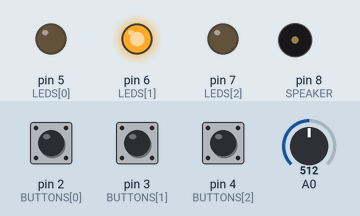
Simulated run of this sketch. Board: Arduino Uno, built with avr-gcc and run on an emulated ATmega328P. Parts: output pins drawn as LEDs (lit = HIGH), buzzer (waves = sounding). Dashed ring = blinking. Inputs (shaded band) come from the test bench; at power-on: pin 2 (BUTTONS[0]) HIGH, pin 4 (BUTTONS[2]) HIGH, pin 3 (BUTTONS[1]) HIGH, A0 = 512. Random numbers use the default seed unless the sketch sets one.

Above: at 1.2 s.
1.3 s: pin 2 (BUTTONS[0]) pulled LOW for 0.15 s
4.4 s: pin 4 (BUTTONS[2]) pulled LOW for 1 s
At 6.1 s:
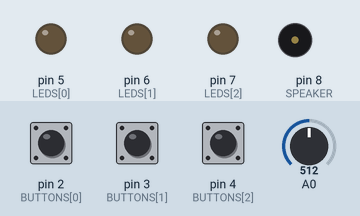
8.4 s: pin 2 (BUTTONS[0]) pulled LOW for 1 s
At 9.2 s:
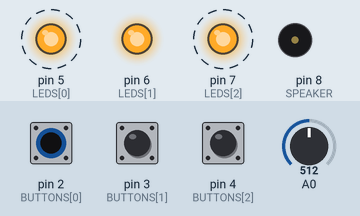
11.9 s: pin 3 (BUTTONS[1]) pulled LOW for 1 s
At 13.2 s:
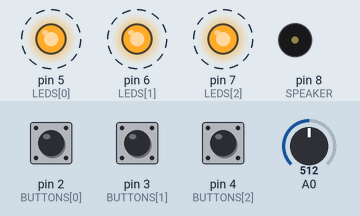
15.9 s: pin 2 (BUTTONS[0]) pulled LOW for 3.2 s
20.9 s: pin 2 (BUTTONS[0]) driven LOW and pin 4 (BUTTONS[2]) driven LOW
At 25.5 s:
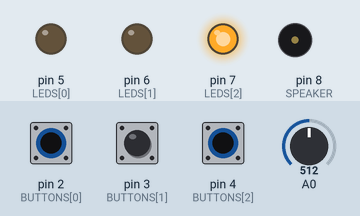
Timing chart, 0 to 31.3 s (numbered marks = the images above; inputs shaded):
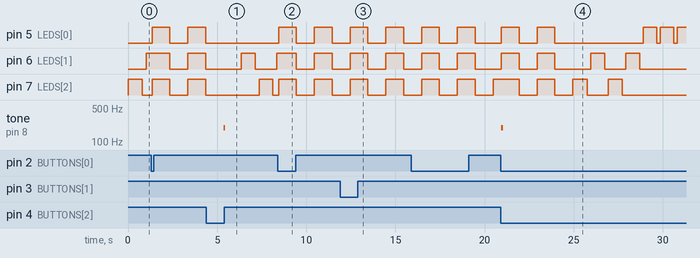

Measured:
- after the input at 4.4 s, tone on pin 8 (SPEAKER): silent → 196 Hz after 0.96 s, → silent 0.10 s later
- after the input at 8.4 s, pin 7 (LEDS[2]): alternates HIGH for 1.0 s and LOW for 1.0 s, starting after 0.05 s
- after the input at 11.9 s, pin 5 (LEDS[0]): alternates HIGH for 1.0 s and LOW for 1.0 s, starting after 0.56 s
- after the input at 20.9 s, tone on pin 8 (SPEAKER): silent → 196 Hz after 0.05 s, → silent 0.10 s later
- by itself, pin 5 (LEDS[0]): alternates HIGH for 1.0 s and LOW for 1.0 s

The sketch:

5_s14_reaction_game.ino
```cpp
/*
*

REACTION GAME: https://mehackit.org/en/courses/electronics_and_programming_basics/02-switch-stuff-on-and-off/04-exercise-2/


* Arduino Speed Test Game
* Mehackit 2017
*
* CC-BY-2.0
*
*/

/*
 *  Length of the random sequence
 *  The type of this variable is "const int".
 *  "const" means that the value is constant: it doesn't change
 *  during the execution of the program.
*/
const int MAX_LEVEL = 100;

int sequence[MAX_LEVEL]; // Create array for the random sequence

// This variable states the current "level"
int questionIndex;
// This variable states the current answer from the player
int answerIndex;

/*
 * These two variables are used for the time intervals between
 * blinking new lights. The type is "unsigned long". Unsigned means
 * that the variables contain only positive values and long means
 * the variable fits more bits than an int.
 *
 * int is capable of containing at least 16 bits (from −32,767 to 32,767)
 * and unsigned long 32 bits (from 0 to 4,294,967,295). This is important
 * as we're storing ammounts of milliseconds into these variables
*/
unsigned long showNewQuestionAt = 0;
unsigned long interval = 1000;
unsigned long turnLastLedOfAt = 0;

const int LEDS[] = {5,6,7}; // array of pin numbers for leds
const int SPEAKER = 8; // pin number for piezo buzzer
const int NOTES[] = {131, 165, 196}; // array of note values for tone-function
const int BUTTONS[] = {2,3,4}; // array of pin numbers for buttons

/*
 *  These two variables are used for a short delay between reading the
 *  values of the buttons. This helps with the reliability and flickering
 *  of the buttons.
*/
long lastDebounceTimes[] = {0,0,0};
const long debounceDelay = 50;
/*
 * These boolean (0 or 1) variables are used to detect when the button goes
 * from not being pressed to being pressed
*/
bool lastButtonStates[] = {HIGH, HIGH, HIGH};

// Set pin modes and start the game by calling the startGame function.
// This code only runs once.
void setup() {
  pinMode(LEDS[0], OUTPUT);
  pinMode(LEDS[1], OUTPUT);
  pinMode(LEDS[2], OUTPUT);
  pinMode(BUTTONS[0], INPUT_PULLUP);
  pinMode(BUTTONS[1], INPUT_PULLUP);
  pinMode(BUTTONS[2], INPUT_PULLUP);
  startGame();
}

/*
 * If question level is equal to MAX_LEVEL player won the game
 * Otherwise:
 * 1) Check if it's time to show the next light
 * 2) Check if its time to turn off the last light
 * 3) Process user input:
 *   a) If the input is correct, advance answerIndex
 *   b) If the inspus is incorrect game is over
 */
void loop() {
  if (questionIndex >= MAX_LEVEL) {
    gameWon();
  }
  unsigned long now = millis();

  if(now > showNewQuestionAt){ // Check if it's time to show next light
    playNextInSequence(); // Show next light in the sequence
  }
  if(now > turnLastLedOfAt) {
    turnAllLedsOff(); // turn all leds off
  }

  // isButtonPressed function returns the number of the pressed button
  // or -1 if no button is pressed
  // here the returned value is stored to a variable called button
  int button = isButtonPressed();

  if(button >= 0) { // if button is positive, a button is pressed
    if(sequence[answerIndex] == button){ // check if the answer is right
      answerIndex = answerIndex + 1; // increment the answerIndex variable
      tone(SPEAKER, NOTES[button], 100); // play a tone
      turnAllLedsOff(); // turn all leds off
    } else {
      gameOver(); // end the game if the answer is wrong
    }
  }
}

// show next led for the player
void playNextInSequence() {
  /*
   * LEDS[] is an array containing all the pin numbers for leds.
   * LEDS[0] returns the pin for the first led etc. Sequence[questionIndex]
   * returns the current led number. LEDS[sequence[questionIndex]] combines
   * these two and returns the pin number of current led.
   */
  digitalWrite(LEDS[sequence[questionIndex]], HIGH);
  // Increase the questionIndex by 1
  questionIndex++;
  // Set the time for next question
  showNewQuestionAt = millis() + interval;
  // Set time to turn the led off
  turnLastLedOfAt = showNewQuestionAt - 200;
  // Speed up 10 percent
  interval = interval - 10;
}

// Turn all leds off
void turnAllLedsOff() {
  for(int i=0; i<3; i++){ // loop through values 0,1 and 2
    digitalWrite(LEDS[i], LOW); // turn each led off
  }
}

// Start game by generating a random sequence and reseting the variables
void startGame() {
  randomSeed(analogRead(0)); //seed with somewhat random value
  // fill the sequence array with random values
  for(int i=0; i<MAX_LEVEL; i++){
    sequence[i] = random(0, 3);
  }
  // reset variables
  questionIndex = 0;
  answerIndex = 0;
  interval = 1000;
}

void gameWon() {
  while(true) {
    digitalWrite(LEDS[0], HIGH);
    digitalWrite(LEDS[1], HIGH);
    digitalWrite(LEDS[2], HIGH);
  }
}

// Indicate ending of the game by blinking all leds.
//Start the game again by calling the startGame function
void gameOver() {
  digitalWrite(LEDS[0], HIGH);
  digitalWrite(LEDS[1], HIGH);
  digitalWrite(LEDS[2], HIGH);
  delay(1000);
  digitalWrite(LEDS[0], LOW);
  digitalWrite(LEDS[1], LOW);
  digitalWrite(LEDS[2], LOW);
  delay(1000);
  digitalWrite(LEDS[0], HIGH);
  digitalWrite(LEDS[1], HIGH);
  digitalWrite(LEDS[2], HIGH);
  delay(1000);
  digitalWrite(LEDS[0], LOW);
  digitalWrite(LEDS[1], LOW);
  digitalWrite(LEDS[2], LOW);
  delay(1000);
  startGame();
}

// If a button is pressed, return the number of the button
// Otherwise return -1
int isButtonPressed() {
  // iterate through 0, 1 and 2
  for (int i = 0; i < 3; i++) {
    long now = millis(); //save the current time

    // read the state of the switch into a local variable:
    int reading = digitalRead(BUTTONS[i]);

    // check to see if you just pressed the button
    // (i.e. the input went from HIGH to LOW)
    // note that this could have caused by noise
    if (reading == LOW && lastButtonStates[i] == HIGH) {
      // check if the reading is longer than the debounce time
      if ((now - lastDebounceTimes[i]) > debounceDelay) {
        lastButtonStates[i] = LOW; //save the last state
        return i; // return the button number
      }
    } else {
      lastButtonStates[i] = reading; //save the last state
      lastDebounceTimes[i] = now; // reset the debounce timer
    }
  }
  return -1; // return -1 indicating no button was pressed
}
```
